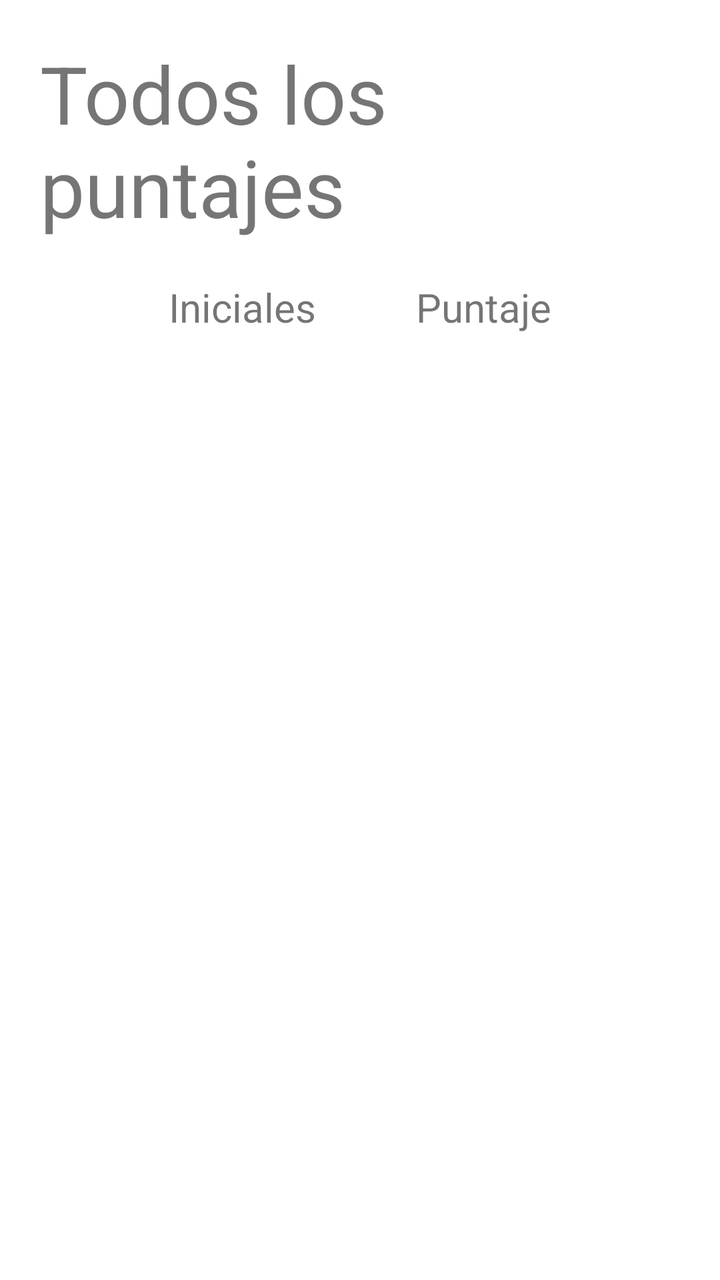
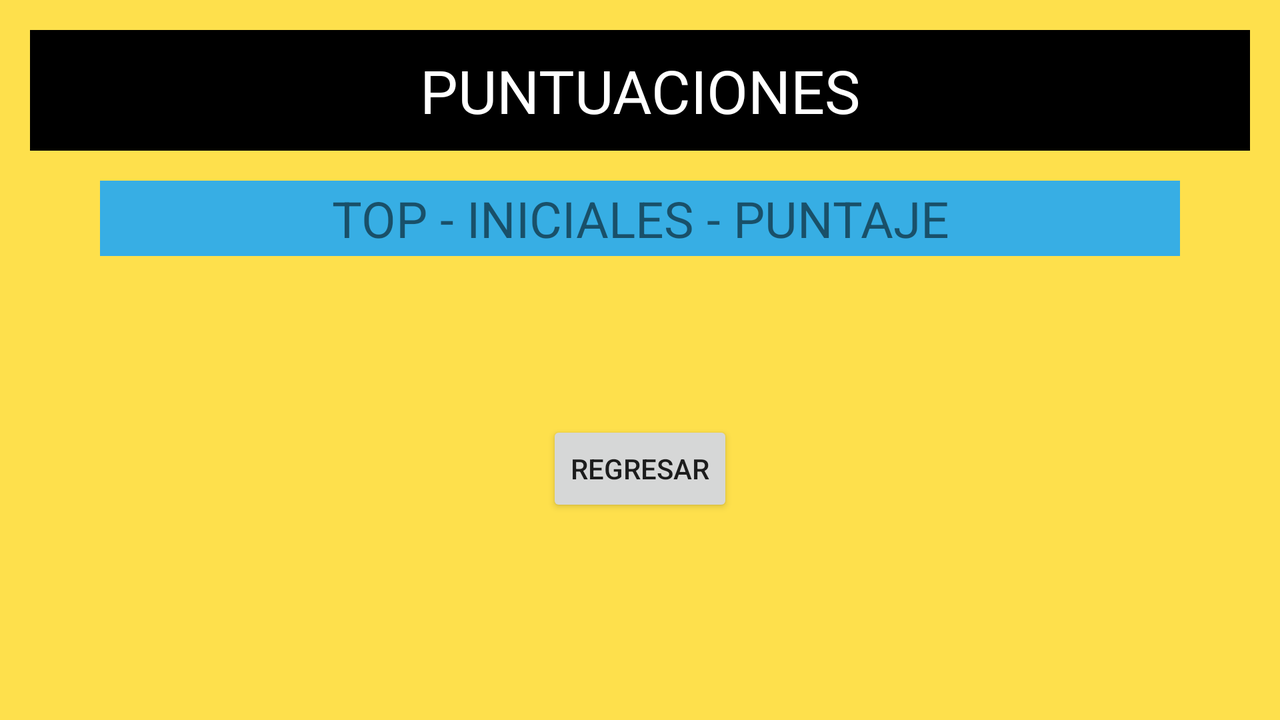

First picture: res/layout/ on a phone held upright. Second picture: the repository's own variant of that layout, on a device whose configuration matches the variant's folder. Source for both follows.
<!-- AndroidManifest.xml: application theme Theme.Proyecto -->
<!-- res/layout/activity_scores.xml -->
<?xml version="1.0" encoding="utf-8"?>
<LinearLayout xmlns:android="http://schemas.android.com/apk/res/android"
    xmlns:app="http://schemas.android.com/apk/res-auto"
    xmlns:tools="http://schemas.android.com/tools"
    android:layout_width="match_parent"
    android:layout_height="match_parent"
    android:orientation="vertical"

    tools:context=".ScoresActivity">

    <LinearLayout
        android:layout_width="match_parent"
        android:layout_height="wrap_content"
        android:orientation="vertical">

        <LinearLayout
            android:layout_width="wrap_content"
            android:layout_height="wrap_content"
            android:layout_gravity="center"
            android:orientation="horizontal">

            <TextView
                android:layout_width="wrap_content"
                android:layout_height="wrap_content"
                android:text="Todos los puntajes"
                android:layout_margin="20dp"
                android:textSize="40dp" />
        </LinearLayout>

        <LinearLayout
            android:layout_width="wrap_content"
            android:layout_height="wrap_content"
            android:layout_gravity="center"
            android:orientation="horizontal">

            <TextView
                android:layout_width="wrap_content"
                android:layout_height="wrap_content"
                android:layout_weight="1"
                android:text="Iniciales"
                android:textSize="20dp" />

            <Space
                android:layout_width="50dp"
                android:layout_height="20dp"/>

            <TextView
                android:layout_width="wrap_content"
                android:layout_height="wrap_content"

                android:layout_weight="1"
                android:text="Puntaje"
                android:textSize="20dp" />
        </LinearLayout>
        <ScrollView
            android:layout_width="wrap_content"
            android:layout_height="wrap_content">
            <LinearLayout
                android:id="@+id/linear_scores"
                android:layout_width="wrap_content"
                android:layout_height="wrap_content"
                android:orientation="vertical">

            </LinearLayout>
        </ScrollView>


    </LinearLayout>

</LinearLayout>
<!-- resources referenced by this layout -->
<resources>
  <style name="Theme.Proyecto" parent="Theme.MaterialComponents.DayNight.DarkActionBar">
          
          <item name="colorPrimary">@color/purple_200</item>
          <item name="colorPrimaryVariant">@color/black</item>
          <item name="colorOnPrimary">@color/white</item>
          
          <item name="colorSecondary">@color/teal_200</item>
          <item name="colorSecondaryVariant">@color/teal_700</item>
          <item name="colorOnSecondary">@color/black</item>
          
          <item name="android:statusBarColor" tools:targetApi="l">?attr/colorPrimaryVariant</item>
          
      </style>
  <color name="purple_200">#FF000000</color>
  <color name="black">#FF000000</color>
  <color name="white">#FFFFFFFF</color>
  <color name="teal_200">#FF03DAC5</color>
  <color name="teal_700">#FF018786</color>
</resources>
<!-- res/layout-land/activity_scores.xml (the author's variant of the layout above) -->
<!-- drawn on the phone turned sideways -->
<?xml version="1.0" encoding="utf-8"?>
<LinearLayout xmlns:android="http://schemas.android.com/apk/res/android"
    xmlns:app="http://schemas.android.com/apk/res-auto"
    xmlns:tools="http://schemas.android.com/tools"
    android:layout_width="match_parent"
    android:layout_height="match_parent"
    android:background="#fee04c"
    android:orientation="vertical"
    tools:context=".ScoresActivity">

    <LinearLayout
        android:layout_width="match_parent"
        android:layout_height="wrap_content"
        android:layout_margin="15dp"
        android:background="@color/black"
        android:orientation="horizontal">

        <TextView
            android:id="@+id/txt_puntuacion"
            android:layout_width="wrap_content"
            android:layout_height="wrap_content"
            android:layout_margin="10dp"
            android:layout_weight="1"
            android:text="PUNTUACIONES"
            android:gravity = "center"
            android:textColor="@color/white"
            android:textSize="30sp" />
    </LinearLayout>

    <ScrollView
        android:layout_width="match_parent"
        android:layout_height="100dp"
        >
        <LinearLayout
            android:id="@+id/linear_scores"
            android:layout_width="match_parent"
            android:layout_height="wrap_content"
            android:background="#37AEE4"
            android:layout_marginEnd="50dp"
            android:layout_marginStart="50dp"
            android:orientation="vertical">

            <TextView
                android:id="@+id/txt_top"
                android:layout_width="match_parent"
                android:layout_height="wrap_content"
                android:layout_gravity="center"
                android:layout_margin="2dp"
                android:gravity="center"
                android:text="TOP - INICIALES - PUNTAJE"
                android:textSize="25dp" />
        </LinearLayout>
    </ScrollView>

    <LinearLayout
        android:layout_width="match_parent"
        android:layout_height="wrap_content"
        android:orientation="vertical"
        android:gravity = "center">

        <Button
            android:id="@+id/btn_regresar"
            android:layout_width="wrap_content"
            android:layout_height="wrap_content"
            android:gravity="center"
            android:layout_marginBottom="20dp"
            android:layout_marginTop="20dp"
            android:text="Regresar" />

    </LinearLayout>


</LinearLayout>
<!-- resources referenced by the variant -->
<!-- as the phone turned sideways resolves them -->
<resources>
  <color name="black">#FF000000</color>
  <color name="white">#FFFFFFFF</color>
  <style name="Theme.Proyecto" parent="Theme.MaterialComponents.DayNight.DarkActionBar">
          
          <item name="colorPrimary">@color/purple_200</item>
          <item name="colorPrimaryVariant">@color/black</item>
          <item name="colorOnPrimary">@color/white</item>
          
          <item name="colorSecondary">@color/teal_200</item>
          <item name="colorSecondaryVariant">@color/teal_700</item>
          <item name="colorOnSecondary">@color/black</item>
          
          <item name="android:statusBarColor" tools:targetApi="l">?attr/colorPrimaryVariant</item>
          
      </style>
  <color name="purple_200">#FF000000</color>
  <color name="teal_200">#FF03DAC5</color>
  <color name="teal_700">#FF018786</color>
</resources>
